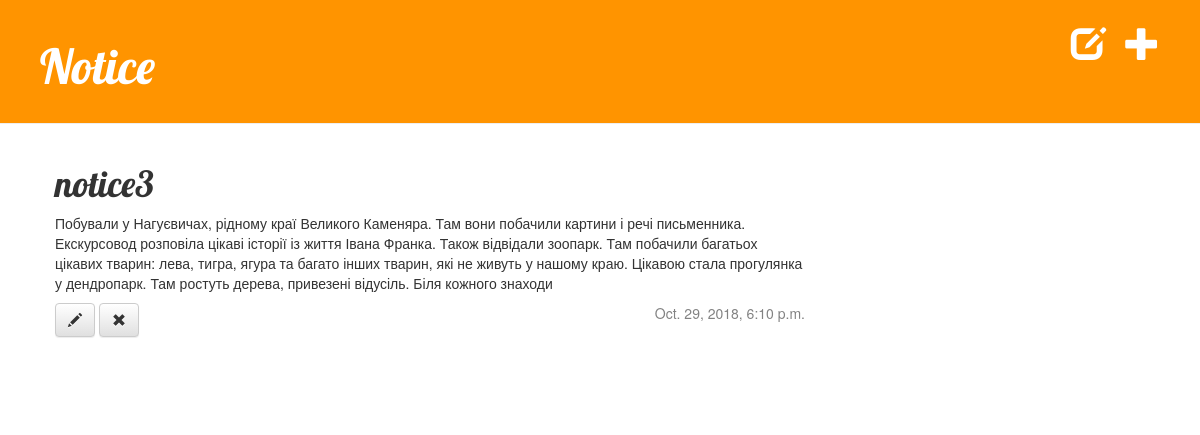
Screenshot of /notice/post/3/ with the database file from the repository.
### notice/models.py (models this page shows, shortened)
class Post(models.Model):
    author = models.ForeignKey('auth.User', on_delete=models.CASCADE)
    title = models.CharField(max_length=20)
    text = models.CharField(max_length=404)
    created_date = models.DateTimeField(
            default=timezone.now)
    published_date = models.DateTimeField(
            blank=True, null=True)

### notice/views.py (the view)
# urls.py: url(r'^post/(?P<pk>[0-9]+)/$', views.post_detail, name='post_detail'),
def post_detail(request, pk):
    post = get_object_or_404(Post, pk=pk)
    return render(request, 'notice/post_detail.html', {'post': post})

### notice/templates/notice/post_detail.html
{% extends 'notice/base.html' %}
{% block content %}
    <div class="post">
        <h1>{{ post.title }}</h1>
        <p>{{ post.text|linebreaksbr }}</p>
        <a class="btn btn-default" href="{% url 'post_edit' pk=post.pk %}"><span class="glyphicon glyphicon-pencil"></span></a>
        <a class="btn btn-default" href="{% url 'post_remove' pk=post.pk %}"><span class="glyphicon glyphicon-remove"></span></a>
        {% if post.published_date %}
    <div class="date">
        {{ post.published_date }}
    </div>
{% else %}
    <a class="btn btn-default" href="{% url 'post_publish' pk=post.pk %}">Publish</a>
{% endif %}
    </div>
{% endblock %}

### notice/static/css/notice.css (style rules this page uses)
h1, h2, h3, h4 { font-family: 'Lobster', cursive; }
.date { float: right; color: #828282; }
.post { margin-bottom: 70px; }

### rows the page displays
Post: title "notice3", text "Побували у Нагуєвичах, рідному краї Великого Каменяра. Там вони побачили картини і речі письменника. Екскурсовод розповіла цікаві історії із життя Івана Франка. Також відвідали зоопарк. Там побачили багатьох цікавих тварин: лева, тигра, ягура та багато інших тварин, які не живуть у нашому краю. Цікавою стала прогулянка у дендропарк. Там ростуть дерева, привезені відусіль. Біля кожного знаходи", published_date "Oct. 29, 2018, 6:10 p.m."
